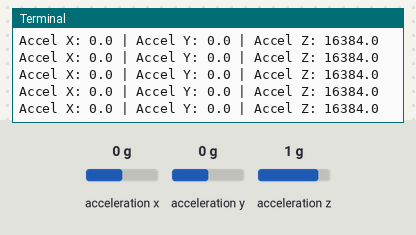
Simulated run of this program. Board: Raspberry Pi (BCM pin numbers). On the bench: the last lines printed to the terminal. Inputs (shaded band) come from the test bench; at power-on: acceleration x 0 g, acceleration y 0 g, acceleration z 1 g.

Above: at 1.2 s.
1.3 s: acceleration x set to -1.4 g
At 2.3 s:
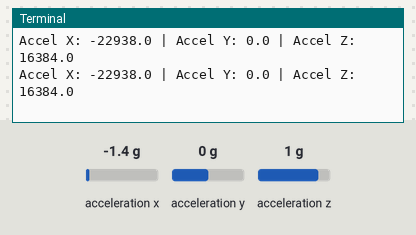
2.8 s: acceleration y set to -1.4 g
At 3.7 s:
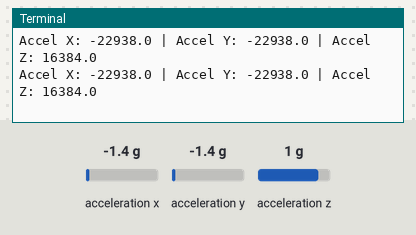
4.3 s: acceleration z set to -1.4 g
At 5.2 s:
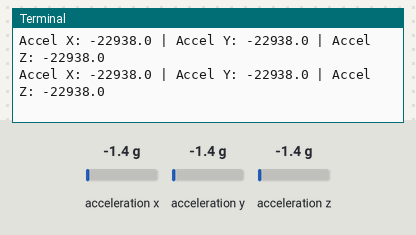
Timing chart, 0 to 7.3 s (numbered marks = the images above; inputs shaded):
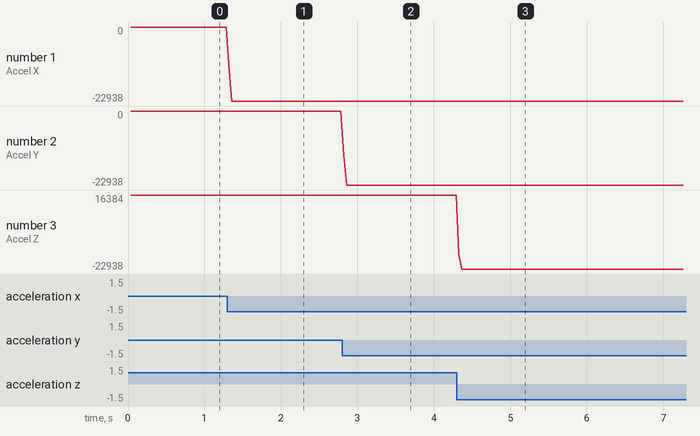

The program:

MPU6050_Ortalama.py
```python
import smbus
import time
import os

# MPU6050'nin I2C adresi
MPU6050_ADDRESS = 0x68

# MPU6050 register adresleri
PWR_MGMT_1 = 0x6B
ACCEL_XOUT_H = 0x3B
ACCEL_YOUT_H = 0x3D
ACCEL_ZOUT_H = 0x3F
GYRO_XOUT_H = 0x43
GYRO_YOUT_H = 0x45
GYRO_ZOUT_H = 0x47
ACCEL_CONFIG = 0x1C
# I2C bus numarası (Raspberry Pi genellikle bus 1 kullanır)
bus = smbus.SMBus(1)

# MPU6050'yi başlatma
def mpu6050_init():
    # Güç yönetimi 1 register'ını sıfırlayarak MPU6050'yi başlatıyoruz
    bus.write_byte_data(MPU6050_ADDRESS, PWR_MGMT_1, 0)
    bus.write_byte_data(MPU6050_ADDRESS, ACCEL_CONFIG, 0x00)

# MPU6050'den 16 bit veri okuma
def read_raw_data(addr):
    # MPU6050'den veri okuma (2 byte)
    high = bus.read_byte_data(MPU6050_ADDRESS, addr)
    low = bus.read_byte_data(MPU6050_ADDRESS, addr+1)

    # Yüksek ve düşük byte'ları birleştiriyoruz
    value = ((high << 8) | low)

    # İmzalı 16 bit formatta sonucu döndürüyoruz
    if value > 32768:
        value = value - 65536
    return value

def average_readings(num_samples=10):
    accel_x_total = 0
    accel_y_total = 0
    accel_z_total = 0

    for _ in range(num_samples):
        accel_x_total += read_raw_data(ACCEL_XOUT_H)
        accel_y_total += read_raw_data(ACCEL_YOUT_H)
        accel_z_total += read_raw_data(ACCEL_ZOUT_H)
        time.sleep(0.001)  # Her okuma arasında kısa bir gecikme

    accel_x_avg = accel_x_total / num_samples
    accel_y_avg = accel_y_total / num_samples
    accel_z_avg = accel_z_total / num_samples

    return accel_x_avg, accel_y_avg, accel_z_avg


def MPU_AccelXYZ():
    accel_x_avg, accel_y_avg, accel_z_avg = average_readings()
# Ana fonksiyon
if __name__ == "__main__":
    mpu6050_init()

    while True:
        # Hızlanma verilerini okuma

        accel_x_avg, accel_y_avg, accel_z_avg = average_readings()

        # Ekrana yazdırma
        print(f"Accel X: {accel_x_avg} | Accel Y: {accel_y_avg} | Accel Z: {accel_z_avg}")

        # 1 saniye bekleme
        #time.sleep(0.1)
```

Measured:
- after the input at 1.3 s, the terminal: prints a new line at once (image 1)
- after the input at 2.8 s, the terminal: prints a new line at once (image 2)
- after the input at 4.3 s, the terminal: prints a new line at once (image 3)
- plotted number 1: 0 → -22938 after the input at 1.3 s
